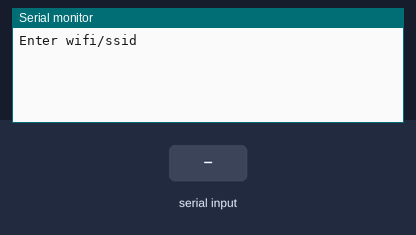
A sketch run on a simulated ESP32. On the bench: the last lines printed to the serial monitor. The test bench sets the inputs (shaded band). WiFi joins after 1.5 s; servers stay silent unless stated.

Above: at 0.8 s.
0.9 s: "1\n" received over Serial
At 2.1 s:
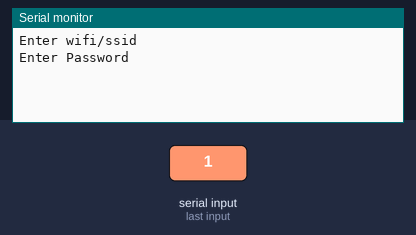
2.4 s: "0\n" received over Serial
At 3.5 s:
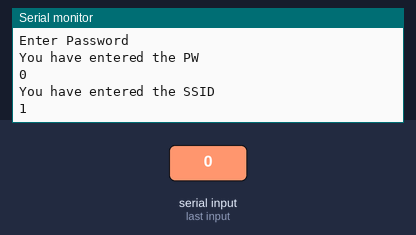

Measured:
- after the input at 0.9 s, the serial monitor: prints a new line at once (image 1)
- after the input at 2.4 s, the serial monitor: prints a new line at once (image 2)

The sketch:

wifi_Connection.ino
```cpp
#include "WiFi.h"

//char* ssid = "default";
// char* password = "default";
void setup() {
  Serial.begin(115200);

  Serial.println("Enter wifi/ssid");
  char  ssid[30] = "default";

  String string1, string2;

  while(!Serial.available()){}
  if(Serial.available())
  {
      string1 = Serial.readStringUntil('\n');
      delay(2);
  }

  string1.toCharArray(ssid,30);
  Serial.println("Enter Password");
  char password[30] = "default";

  while(!Serial.available()){}
  if(Serial.available())
  {
      string2 = Serial.readStringUntil('\n');
      delay(2);
  }

  string2.toCharArray(password,30);
  Serial.println("You have entered the PW");
  Serial.println(password);
  Serial.println("You have entered the SSID");
  Serial.println(ssid);

  delay(1000);
  WiFi.begin(ssid, password);
  while(WiFi.status() != WL_CONNECTED){
    delay(500);
    Serial.println("Connecting to wifi..");
    }

    Serial.println("Connected");
    Serial.println(WiFi.localIP()); // Local IP of esp32
    Serial.println(WiFi.macAddress()); //mac address will be printed

}

void loop() {
}
```
